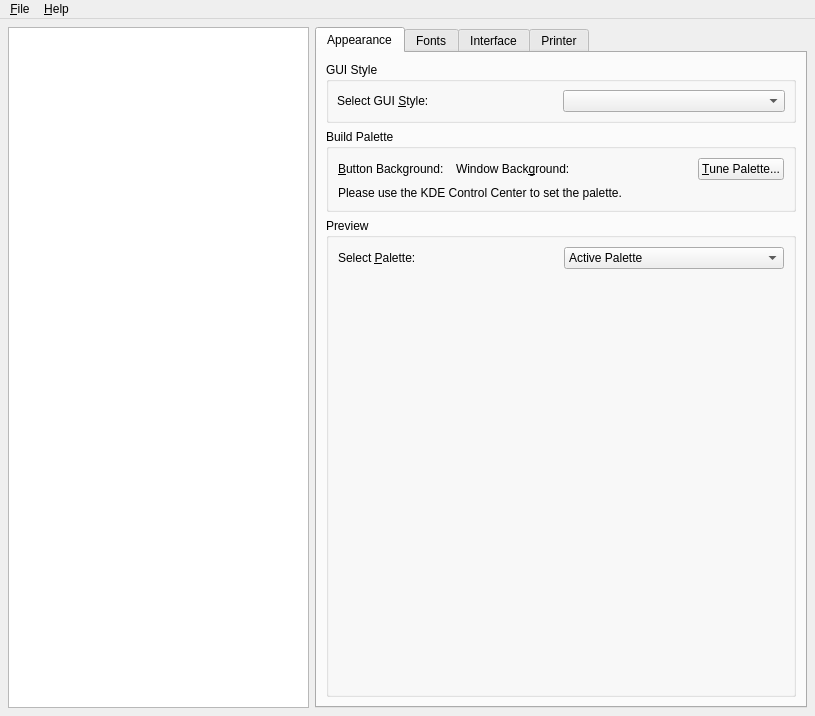
<?xml version="1.0" encoding="UTF-8"?>
<ui version="4.0">
 <comment>*********************************************************************
**
** Copyright (C) 2013 Digia Plc and/or its subsidiary(-ies).
** Contact: http://www.qt-project.org/legal
**
** This file is part of the tools applications of the Qt Toolkit.
**
** $QT_BEGIN_LICENSE:LGPL$
** Commercial License Usage
** Licensees holding valid commercial Qt licenses may use this file in
** accordance with the commercial license agreement provided with the
** Software or, alternatively, in accordance with the terms contained in
** a written agreement between you and Digia.  For licensing terms and
** conditions see http://qt.digia.com/licensing.  For further information
** use the contact form at http://qt.digia.com/contact-us.
**
** GNU Lesser General Public License Usage
** Alternatively, this file may be used under the terms of the GNU Lesser
** General Public License version 2.1 as published by the Free Software
** Foundation and appearing in the file LICENSE.LGPL included in the
** packaging of this file.  Please review the following information to
** ensure the GNU Lesser General Public License version 2.1 requirements
** will be met: http://www.gnu.org/licenses/old-licenses/lgpl-2.1.html.
**
** In addition, as a special exception, Digia gives you certain additional
** rights.  These rights are described in the Digia Qt LGPL Exception
** version 1.1, included in the file LGPL_EXCEPTION.txt in this package.
**
** GNU General Public License Usage
** Alternatively, this file may be used under the terms of the GNU
** General Public License version 3.0 as published by the Free Software
** Foundation and appearing in the file LICENSE.GPL included in the
** packaging of this file.  Please review the following information to
** ensure the GNU General Public License version 3.0 requirements will be
** met: http://www.gnu.org/copyleft/gpl.html.
**
**
** $QT_END_LICENSE$
**
*********************************************************************</comment>
 <class>MainWindow</class>
 <widget class="QMainWindow" name="MainWindow">
  <property name="geometry">
   <rect>
    <x>0</x>
    <y>0</y>
    <width>815</width>
    <height>716</height>
   </rect>
  </property>
  <property name="windowTitle">
   <string>Qt Configuration</string>
  </property>
  <widget class="QWidget" name="widget">
   <layout class="QGridLayout" name="gridLayout">
    <property name="margin">
     <number>8</number>
    </property>
    <item row="0" column="0">
     <widget class="QTextEdit" name="helpView">
      <property name="minimumSize">
       <size>
        <width>200</width>
        <height>0</height>
       </size>
      </property>
      <property name="readOnly">
       <bool>true</bool>
      </property>
     </widget>
    </item>
    <item row="0" column="1">
     <widget class="QTabWidget" name="mainTabWidget">
      <property name="currentIndex">
       <number>0</number>
      </property>
      <widget class="QWidget" name="appearanceTab">
       <attribute name="title">
        <string>Appearance</string>
       </attribute>
       <layout class="QGridLayout" name="gridLayout_5">
        <item row="0" column="0">
         <widget class="QGroupBox" name="guiStyleGroup">
          <property name="sizePolicy">
           <sizepolicy hsizetype="Minimum" vsizetype="Preferred">
            <horstretch>0</horstretch>
            <verstretch>0</verstretch>
           </sizepolicy>
          </property>
          <property name="minimumSize">
           <size>
            <width>0</width>
            <height>0</height>
           </size>
          </property>
          <property name="title">
           <string>GUI Style</string>
          </property>
          <layout class="QHBoxLayout">
           <property name="spacing">
            <number>4</number>
           </property>
           <property name="margin">
            <number>8</number>
           </property>
           <item>
            <widget class="QLabel" name="guiStyleLabel">
             <property name="minimumSize">
              <size>
               <width>0</width>
               <height>0</height>
              </size>
             </property>
             <property name="text">
              <string>Select GUI &amp;Style:</string>
             </property>
             <property name="buddy">
              <cstring>guiStyleCombo</cstring>
             </property>
            </widget>
           </item>
           <item>
            <widget class="QComboBox" name="guiStyleCombo"/>
           </item>
          </layout>
         </widget>
        </item>
        <item row="3" column="0">
         <widget class="QGroupBox" name="previewGroup">
          <property name="sizePolicy">
           <sizepolicy hsizetype="Preferred" vsizetype="Expanding">
            <horstretch>0</horstretch>
            <verstretch>0</verstretch>
           </sizepolicy>
          </property>
          <property name="title">
           <string>Preview</string>
          </property>
          <layout class="QGridLayout" name="gridLayout_4">
           <item row="0" column="0">
            <widget class="QLabel" name="paletteLabel">
             <property name="text">
              <string>Select &amp;Palette:</string>
             </property>
             <property name="buddy">
              <cstring>paletteCombo</cstring>
             </property>
            </widget>
           </item>
           <item row="0" column="1">
            <widget class="QComboBox" name="paletteCombo">
             <item>
              <property name="text">
               <string>Active Palette</string>
              </property>
             </item>
             <item>
              <property name="text">
               <string>Inactive Palette</string>
              </property>
             </item>
             <item>
              <property name="text">
               <string>Disabled Palette</string>
              </property>
             </item>
            </widget>
           </item>
           <item row="1" column="0" colspan="2">
            <widget class="PreviewFrame" name="previewFrame" native="true">
             <property name="sizePolicy">
              <sizepolicy hsizetype="Expanding" vsizetype="Expanding">
               <horstretch>0</horstretch>
               <verstretch>0</verstretch>
              </sizepolicy>
             </property>
             <property name="minimumSize">
              <size>
               <width>410</width>
               <height>260</height>
              </size>
             </property>
            </widget>
           </item>
          </layout>
         </widget>
        </item>
        <item row="1" column="0">
         <widget class="QGroupBox" name="buildPaletteGroup">
          <property name="sizePolicy">
           <sizepolicy hsizetype="Preferred" vsizetype="Maximum">
            <horstretch>0</horstretch>
            <verstretch>0</verstretch>
           </sizepolicy>
          </property>
          <property name="minimumSize">
           <size>
            <width>400</width>
            <height>0</height>
           </size>
          </property>
          <property name="title">
           <string>Build Palette</string>
          </property>
          <layout class="QVBoxLayout" name="verticalLayout_2">
           <item>
            <widget class="QWidget" name="colorConfig" native="true">
             <layout class="QHBoxLayout" name="horizontalLayout_2">
              <property name="margin">
               <number>0</number>
              </property>
              <item>
               <widget class="QLabel" name="labelMainColor">
                <property name="text">
                 <string>&amp;Button Background:</string>
                </property>
                <property name="buddy">
                 <cstring>buttonMainColor</cstring>
                </property>
               </widget>
              </item>
              <item>
               <widget class="ColorButton" name="buttonMainColor" native="true"/>
              </item>
              <item>
               <widget class="QLabel" name="labelWindowColor">
                <property name="sizePolicy">
                 <sizepolicy hsizetype="Minimum" vsizetype="Minimum">
                  <horstretch>0</horstretch>
                  <verstretch>0</verstretch>
                 </sizepolicy>
                </property>
                <property name="minimumSize">
                 <size>
                  <width>50</width>
                  <height>0</height>
                 </size>
                </property>
                <property name="lineWidth">
                 <number>1</number>
                </property>
                <property name="midLineWidth">
                 <number>0</number>
                </property>
                <property name="text">
                 <string>Window Back&amp;ground:</string>
                </property>
                <property name="alignment">
                 <set>Qt::AlignVCenter</set>
                </property>
                <property name="margin">
                 <number>0</number>
                </property>
                <property name="buddy">
                 <cstring>buttonWindowColor</cstring>
                </property>
               </widget>
              </item>
              <item>
               <widget class="ColorButton" name="buttonWindowColor" native="true"/>
              </item>
              <item>
               <spacer name="spacer">
                <property name="orientation">
                 <enum>Qt::Horizontal</enum>
                </property>
                <property name="sizeType">
                 <enum>QSizePolicy::Expanding</enum>
                </property>
                <property name="sizeHint" stdset="0">
                 <size>
                  <width>70</width>
                  <height>20</height>
                 </size>
                </property>
               </spacer>
              </item>
              <item>
               <widget class="QPushButton" name="tunePaletteButton">
                <property name="text">
                 <string>&amp;Tune Palette...</string>
                </property>
               </widget>
              </item>
             </layout>
            </widget>
           </item>
           <item>
            <widget class="QLabel" name="kdeNoteLabel">
             <property name="text">
              <string>Please use the KDE Control Center to set the palette.</string>
             </property>
            </widget>
           </item>
          </layout>
         </widget>
        </item>
       </layout>
      </widget>
      <widget class="QWidget" name="fontsTab">
       <attribute name="title">
        <string>Fonts</string>
       </attribute>
       <layout class="QVBoxLayout">
        <item>
         <widget class="QGroupBox" name="defaultFontGroup">
          <property name="title">
           <string>Default Font</string>
          </property>
          <layout class="QGridLayout">
           <property name="margin">
            <number>8</number>
           </property>
           <property name="spacing">
            <number>4</number>
           </property>
           <item row="1" column="1">
            <widget class="QComboBox" name="fontStyleCombo">
             <property name="autoCompletion">
              <bool>true</bool>
             </property>
             <property name="duplicatesEnabled">
              <bool>false</bool>
             </property>
            </widget>
           </item>
           <item row="0" column="1">
            <widget class="QComboBox" name="fontFamilyCombo">
             <property name="autoCompletion">
              <bool>true</bool>
             </property>
             <property name="duplicatesEnabled">
              <bool>false</bool>
             </property>
            </widget>
           </item>
           <item row="2" column="1">
            <widget class="QComboBox" name="pointSizeCombo">
             <property name="editable">
              <bool>true</bool>
             </property>
             <property name="autoCompletion">
              <bool>true</bool>
             </property>
             <property name="duplicatesEnabled">
              <bool>false</bool>
             </property>
            </widget>
           </item>
           <item row="1" column="0">
            <widget class="QLabel" name="fontStyleLabel">
             <property name="text">
              <string>&amp;Style:</string>
             </property>
             <property name="buddy">
              <cstring>fontStyleCombo</cstring>
             </property>
            </widget>
           </item>
           <item row="2" column="0">
            <widget class="QLabel" name="pointSizeLabel">
             <property name="text">
              <string>&amp;Point Size:</string>
             </property>
             <property name="buddy">
              <cstring>pointSizeCombo</cstring>
             </property>
            </widget>
           </item>
           <item row="0" column="0">
            <widget class="QLabel" name="fontFamilyLabel">
             <property name="text">
              <string>F&amp;amily:</string>
             </property>
             <property name="buddy">
              <cstring>fontFamilyCombo</cstring>
             </property>
            </widget>
           </item>
           <item row="3" column="0" colspan="2">
            <widget class="QLineEdit" name="sampleLineEdit">
             <property name="text">
              <string>Sample Text</string>
             </property>
             <property name="alignment">
              <set>Qt::AlignHCenter</set>
             </property>
            </widget>
           </item>
          </layout>
         </widget>
        </item>
        <item>
         <widget class="QGroupBox" name="fontSubstitutionGroup">
          <property name="title">
           <string>Font Substitution</string>
          </property>
          <layout class="QVBoxLayout">
           <property name="spacing">
            <number>4</number>
           </property>
           <property name="margin">
            <number>8</number>
           </property>
           <item>
            <layout class="QHBoxLayout">
             <property name="spacing">
              <number>4</number>
             </property>
             <property name="margin">
              <number>0</number>
             </property>
             <item>
              <widget class="QLabel" name="familySubstitutionLabel">
               <property name="text">
                <string>S&amp;elect or Enter a Family:</string>
               </property>
               <property name="buddy">
                <cstring>familySubstitutionCombo</cstring>
               </property>
              </widget>
             </item>
             <item>
              <widget class="QComboBox" name="familySubstitutionCombo">
               <property name="editable">
                <bool>true</bool>
               </property>
               <property name="autoCompletion">
                <bool>true</bool>
               </property>
               <property name="duplicatesEnabled">
                <bool>false</bool>
               </property>
              </widget>
             </item>
            </layout>
           </item>
           <item>
            <widget class="Line" name="Line1">
             <property name="frameShape">
              <enum>QFrame::HLine</enum>
             </property>
             <property name="frameShadow">
              <enum>QFrame::Sunken</enum>
             </property>
             <property name="orientation">
              <enum>Qt::Horizontal</enum>
             </property>
            </widget>
           </item>
           <item>
            <widget class="QLabel" name="substitutionsLabel">
             <property name="text">
              <string>Current Substitutions:</string>
             </property>
            </widget>
           </item>
           <item>
            <widget class="QListWidget" name="substitutionsListBox"/>
           </item>
           <item>
            <layout class="QHBoxLayout">
             <property name="spacing">
              <number>4</number>
             </property>
             <property name="margin">
              <number>0</number>
             </property>
             <item>
              <widget class="QPushButton" name="upSubstitutionButton">
               <property name="text">
                <string>Up</string>
               </property>
              </widget>
             </item>
             <item>
              <widget class="QPushButton" name="downSubstitutionButton">
               <property name="text">
                <string>Down</string>
               </property>
              </widget>
             </item>
             <item>
              <widget class="QPushButton" name="removeSubstitutionButton">
               <property name="text">
                <string>Remove</string>
               </property>
              </widget>
             </item>
            </layout>
           </item>
           <item>
            <widget class="Line" name="Line2">
             <property name="frameShape">
              <enum>QFrame::HLine</enum>
             </property>
             <property name="frameShadow">
              <enum>QFrame::Sunken</enum>
             </property>
             <property name="orientation">
              <enum>Qt::Horizontal</enum>
             </property>
            </widget>
           </item>
           <item>
            <layout class="QHBoxLayout">
             <property name="spacing">
              <number>4</number>
             </property>
             <property name="margin">
              <number>0</number>
             </property>
             <item>
              <widget class="QLabel" name="chooseSubstitutionLabel">
               <property name="text">
                <string>Select s&amp;ubstitute Family:</string>
               </property>
               <property name="buddy">
                <cstring>chooseSubstitutionCombo</cstring>
               </property>
              </widget>
             </item>
             <item>
              <widget class="QComboBox" name="chooseSubstitutionCombo">
               <property name="autoCompletion">
                <bool>true</bool>
               </property>
               <property name="duplicatesEnabled">
                <bool>false</bool>
               </property>
              </widget>
             </item>
             <item>
              <widget class="QPushButton" name="addSubstitutionButton">
               <property name="text">
                <string>Add</string>
               </property>
              </widget>
             </item>
            </layout>
           </item>
          </layout>
         </widget>
        </item>
       </layout>
      </widget>
      <widget class="QWidget" name="interfaceTab">
       <attribute name="title">
        <string>Interface</string>
       </attribute>
       <layout class="QVBoxLayout">
        <item>
         <widget class="QGroupBox" name="feelSettingsGroup">
          <property name="title">
           <string>Feel Settings</string>
          </property>
          <layout class="QGridLayout">
           <property name="margin">
            <number>8</number>
           </property>
           <property name="spacing">
            <number>4</number>
           </property>
           <item row="0" column="1">
            <widget class="QSpinBox" name="doubleClickIntervalSpinBox">
             <property name="suffix">
              <string> ms</string>
             </property>
             <property name="minimum">
              <number>10</number>
             </property>
             <property name="maximum">
              <number>10000</number>
             </property>
            </widget>
           </item>
           <item row="0" column="0">
            <widget class="QLabel" name="doubleClickIntervalLabel">
             <property name="text">
              <string>&amp;Double Click Interval:</string>
             </property>
             <property name="buddy">
              <cstring>doubleClickIntervalSpinBox</cstring>
             </property>
            </widget>
           </item>
           <item row="1" column="1">
            <widget class="QSpinBox" name="cursorFlashTimeSpinBox">
             <property name="specialValueText">
              <string>No blinking</string>
             </property>
             <property name="suffix">
              <string> ms</string>
             </property>
             <property name="minimum">
              <number>9</number>
             </property>
             <property name="maximum">
              <number>10000</number>
             </property>
            </widget>
           </item>
           <item row="1" column="0">
            <widget class="QLabel" name="cursorFlashTimeLabel">
             <property name="text">
              <string>&amp;Cursor Flash Time:</string>
             </property>
             <property name="buddy">
              <cstring>cursorFlashTimeSpinBox</cstring>
             </property>
            </widget>
           </item>
           <item row="2" column="1">
            <widget class="QSpinBox" name="wheelScrollLinesSpinBox">
             <property name="suffix">
              <string> lines</string>
             </property>
             <property name="minimum">
              <number>1</number>
             </property>
             <property name="maximum">
              <number>20</number>
             </property>
            </widget>
           </item>
           <item row="2" column="0">
            <widget class="QLabel" name="wheelScrollLinesLabel">
             <property name="text">
              <string>Wheel &amp;Scroll Lines:</string>
             </property>
             <property name="buddy">
              <cstring>wheelScrollLinesSpinBox</cstring>
             </property>
            </widget>
           </item>
           <item row="3" column="0" colspan="2">
            <widget class="QCheckBox" name="resolveLinksCheckBox">
             <property name="text">
              <string>Resolve symlinks in URLs</string>
             </property>
            </widget>
           </item>
          </layout>
         </widget>
        </item>
        <item>
         <widget class="QGroupBox" name="guiEffectsGroup">
          <property name="title">
           <string>GUI Effects</string>
          </property>
          <layout class="QVBoxLayout">
           <property name="spacing">
            <number>4</number>
           </property>
           <property name="margin">
            <number>8</number>
           </property>
           <item>
            <widget class="QCheckBox" name="effectsCheckBox">
             <property name="text">
              <string>&amp;Enable</string>
             </property>
             <property name="shortcut">
              <string>Alt+E</string>
             </property>
            </widget>
           </item>
           <item>
            <widget class="QFrame" name="effectsFrame">
             <layout class="QGridLayout">
              <property name="spacing">
               <number>4</number>
              </property>
              <item row="0" column="0">
               <widget class="QLabel" name="menuEffectLabel">
                <property name="text">
                 <string>&amp;Menu Effect:</string>
                </property>
                <property name="buddy">
                 <cstring>menuEffectCombo</cstring>
                </property>
               </widget>
              </item>
              <item row="1" column="0">
               <widget class="QLabel" name="comboEffectLabel">
                <property name="text">
                 <string>C&amp;omboBox Effect:</string>
                </property>
                <property name="buddy">
                 <cstring>comboEffectCombo</cstring>
                </property>
               </widget>
              </item>
              <item row="2" column="0">
               <widget class="QLabel" name="toolTipEffectLabel">
                <property name="text">
                 <string>&amp;ToolTip Effect:</string>
                </property>
                <property name="buddy">
                 <cstring>toolTipEffectCombo</cstring>
                </property>
               </widget>
              </item>
              <item row="3" column="0">
               <widget class="QLabel" name="toolBoxEffectLabel">
                <property name="text">
                 <string>Tool&amp;Box Effect:</string>
                </property>
                <property name="buddy">
                 <cstring>toolBoxEffectCombo</cstring>
                </property>
               </widget>
              </item>
              <item row="0" column="1">
               <widget class="QComboBox" name="menuEffectCombo">
                <property name="currentIndex">
                 <number>0</number>
                </property>
                <property name="autoCompletion">
                 <bool>true</bool>
                </property>
                <item>
                 <property name="text">
                  <string>Disable</string>
                 </property>
                </item>
                <item>
                 <property name="text">
                  <string>Animate</string>
                 </property>
                </item>
                <item>
                 <property name="text">
                  <string>Fade</string>
                 </property>
                </item>
               </widget>
              </item>
              <item row="1" column="1">
               <widget class="QComboBox" name="comboEffectCombo">
                <item>
                 <property name="text">
                  <string>Disable</string>
                 </property>
                </item>
                <item>
                 <property name="text">
                  <string>Animate</string>
                 </property>
                </item>
               </widget>
              </item>
              <item row="2" column="1">
               <widget class="QComboBox" name="toolTipEffectCombo">
                <item>
                 <property name="text">
                  <string>Disable</string>
                 </property>
                </item>
                <item>
                 <property name="text">
                  <string>Animate</string>
                 </property>
                </item>
                <item>
                 <property name="text">
                  <string>Fade</string>
                 </property>
                </item>
               </widget>
              </item>
              <item row="3" column="1">
               <widget class="QComboBox" name="toolBoxEffectCombo">
                <item>
                 <property name="text">
                  <string>Disable</string>
                 </property>
                </item>
                <item>
                 <property name="text">
                  <string>Animate</string>
                 </property>
                </item>
               </widget>
              </item>
             </layout>
            </widget>
           </item>
          </layout>
         </widget>
        </item>
        <item>
         <widget class="QGroupBox" name="globalStrutGroup">
          <property name="title">
           <string>Global Strut</string>
          </property>
          <layout class="QGridLayout">
           <property name="margin">
            <number>8</number>
           </property>
           <property name="spacing">
            <number>4</number>
           </property>
           <item row="0" column="0">
            <widget class="QLabel" name="strutWidthLabel">
             <property name="text">
              <string>Minimum &amp;Width:</string>
             </property>
             <property name="buddy">
              <cstring>strutWidthSpinBox</cstring>
             </property>
            </widget>
           </item>
           <item row="1" column="0">
            <widget class="QLabel" name="strutHeightLabel">
             <property name="text">
              <string>Minimum Hei&amp;ght:</string>
             </property>
             <property name="buddy">
              <cstring>strutHeightSpinBox</cstring>
             </property>
            </widget>
           </item>
           <item row="0" column="1">
            <widget class="QSpinBox" name="strutWidthSpinBox">
             <property name="suffix">
              <string> pixels</string>
             </property>
             <property name="maximum">
              <number>1000</number>
             </property>
            </widget>
           </item>
           <item row="1" column="1">
            <widget class="QSpinBox" name="strutHeightSpinBox">
             <property name="suffix">
              <string> pixels</string>
             </property>
             <property name="maximum">
              <number>1000</number>
             </property>
            </widget>
           </item>
          </layout>
         </widget>
        </item>
        <item>
         <widget class="QCheckBox" name="rtlExtensionsCheckBox">
          <property name="text">
           <string>Enhanced support for languages written right-to-left</string>
          </property>
         </widget>
        </item>
        <item>
         <widget class="QLabel" name="inputStyleLabel">
          <property name="text">
           <string>XIM Input Style:</string>
          </property>
         </widget>
        </item>
        <item>
         <widget class="QComboBox" name="inputStyleCombo">
          <property name="currentIndex">
           <number>0</number>
          </property>
          <item>
           <property name="text">
            <string>On The Spot</string>
           </property>
          </item>
          <item>
           <property name="text">
            <string>Over The Spot</string>
           </property>
          </item>
          <item>
           <property name="text">
            <string>Off The Spot</string>
           </property>
          </item>
          <item>
           <property name="text">
            <string>Root</string>
           </property>
          </item>
         </widget>
        </item>
        <item>
         <widget class="QLabel" name="inputMethodLabel">
          <property name="text">
           <string>Default Input Method:</string>
          </property>
         </widget>
        </item>
        <item>
         <widget class="QComboBox" name="inputMethodCombo">
          <property name="currentIndex">
           <number>-1</number>
          </property>
         </widget>
        </item>
        <item>
         <spacer>
          <property name="orientation">
           <enum>Qt::Vertical</enum>
          </property>
          <property name="sizeType">
           <enum>QSizePolicy::Expanding</enum>
          </property>
          <property name="sizeHint" stdset="0">
           <size>
            <width>20</width>
            <height>40</height>
           </size>
          </property>
         </spacer>
        </item>
       </layout>
      </widget>
      <widget class="QWidget" name="printerTab">
       <attribute name="title">
        <string>Printer</string>
       </attribute>
       <layout class="QVBoxLayout">
        <item>
         <widget class="QCheckBox" name="fontEmbeddingCheckBox">
          <property name="text">
           <string>Enable Font embedding</string>
          </property>
          <property name="checked">
           <bool>true</bool>
          </property>
         </widget>
        </item>
        <item>
         <widget class="QGroupBox" name="fontPathsGroup">
          <property name="sizePolicy">
           <sizepolicy hsizetype="Preferred" vsizetype="Expanding">
            <horstretch>0</horstretch>
            <verstretch>0</verstretch>
           </sizepolicy>
          </property>
          <property name="title">
           <string>Font Paths</string>
          </property>
          <layout class="QVBoxLayout">
           <property name="spacing">
            <number>4</number>
           </property>
           <property name="margin">
            <number>8</number>
           </property>
           <item>
            <layout class="QGridLayout">
             <property name="margin">
              <number>0</number>
             </property>
             <property name="spacing">
              <number>4</number>
             </property>
             <item row="1" column="0">
              <widget class="QPushButton" name="upFontpathButton">
               <property name="text">
                <string>Up</string>
               </property>
              </widget>
             </item>
             <item row="1" column="2">
              <widget class="QPushButton" name="removeFontpathButton">
               <property name="text">
                <string>Remove</string>
               </property>
              </widget>
             </item>
             <item row="1" column="1">
              <widget class="QPushButton" name="downFontpathButton">
               <property name="text">
                <string>Down</string>
               </property>
              </widget>
             </item>
             <item row="0" column="0" colspan="3">
              <widget class="QListWidget" name="fontpathListBox"/>
             </item>
            </layout>
           </item>
           <item>
            <layout class="QGridLayout">
             <property name="margin">
              <number>0</number>
             </property>
             <property name="spacing">
              <number>4</number>
             </property>
             <item row="2" column="0">
              <spacer>
               <property name="orientation">
                <enum>Qt::Horizontal</enum>
               </property>
               <property name="sizeType">
                <enum>QSizePolicy::Minimum</enum>
               </property>
               <property name="sizeHint" stdset="0">
                <size>
                 <width>20</width>
                 <height>20</height>
                </size>
               </property>
              </spacer>
             </item>
             <item row="2" column="2">
              <widget class="QPushButton" name="addFontPathButton">
               <property name="text">
                <string>Add</string>
               </property>
              </widget>
             </item>
             <item row="2" column="1">
              <widget class="QPushButton" name="browseFontPathButton">
               <property name="text">
                <string>Browse...</string>
               </property>
              </widget>
             </item>
             <item row="0" column="0" colspan="3">
              <widget class="QLabel" name="browseFontPathLabel">
               <property name="text">
                <string>Press the &lt;b&gt;Browse&lt;/b&gt; button or enter a directory and press Enter to add them to the list.</string>
               </property>
              </widget>
             </item>
             <item row="1" column="0" colspan="3">
              <widget class="QLineEdit" name="fontPathLineEdit"/>
             </item>
            </layout>
           </item>
          </layout>
         </widget>
        </item>
       </layout>
      </widget>
     </widget>
    </item>
   </layout>
  </widget>
  <widget class="QMenuBar" name="mainMenu">
   <property name="geometry">
    <rect>
     <x>0</x>
     <y>0</y>
     <width>815</width>
     <height>19</height>
    </rect>
   </property>
   <widget class="QMenu" name="fileMenu">
    <property name="geometry">
     <rect>
      <x>203</x>
      <y>114</y>
      <width>161</width>
      <height>110</height>
     </rect>
    </property>
    <property name="title">
     <string>&amp;File</string>
    </property>
    <addaction name="fileSaveAction"/>
    <addaction name="separator"/>
    <addaction name="fileExitAction"/>
   </widget>
   <widget class="QMenu" name="saveMenu">
    <property name="geometry">
     <rect>
      <x>543</x>
      <y>98</y>
      <width>161</width>
      <height>106</height>
     </rect>
    </property>
    <property name="title">
     <string>&amp;Help</string>
    </property>
    <addaction name="helpAboutAction"/>
    <addaction name="helpAboutQtAction"/>
   </widget>
   <addaction name="fileMenu"/>
   <addaction name="separator"/>
   <addaction name="saveMenu"/>
  </widget>
  <action name="fileSaveAction">
   <property name="text">
    <string>&amp;Save</string>
   </property>
   <property name="iconText">
    <string>Save</string>
   </property>
   <property name="shortcut">
    <string>Ctrl+S</string>
   </property>
  </action>
  <action name="fileExitAction">
   <property name="text">
    <string>E&amp;xit</string>
   </property>
   <property name="iconText">
    <string>Exit</string>
   </property>
   <property name="shortcut">
    <string>Ctrl+Q</string>
   </property>
  </action>
  <action name="helpAboutAction">
   <property name="text">
    <string>&amp;About</string>
   </property>
   <property name="iconText">
    <string>About</string>
   </property>
   <property name="shortcut">
    <string/>
   </property>
  </action>
  <action name="helpAboutQtAction">
   <property name="text">
    <string>About &amp;Qt</string>
   </property>
   <property name="iconText">
    <string>About Qt</string>
   </property>
  </action>
 </widget>
 <customwidgets>
  <customwidget>
   <class>ColorButton</class>
   <extends></extends>
   <header>colorbutton.h</header>
  </customwidget>
  <customwidget>
   <class>PreviewFrame</class>
   <extends></extends>
   <header>previewframe.h</header>
  </customwidget>
 </customwidgets>
 <tabstops>
  <tabstop>helpView</tabstop>
  <tabstop>mainTabWidget</tabstop>
  <tabstop>guiStyleCombo</tabstop>
  <tabstop>tunePaletteButton</tabstop>
  <tabstop>paletteCombo</tabstop>
  <tabstop>fontFamilyCombo</tabstop>
  <tabstop>fontStyleCombo</tabstop>
  <tabstop>pointSizeCombo</tabstop>
  <tabstop>sampleLineEdit</tabstop>
  <tabstop>familySubstitutionCombo</tabstop>
  <tabstop>substitutionsListBox</tabstop>
  <tabstop>upSubstitutionButton</tabstop>
  <tabstop>downSubstitutionButton</tabstop>
  <tabstop>removeSubstitutionButton</tabstop>
  <tabstop>chooseSubstitutionCombo</tabstop>
  <tabstop>addSubstitutionButton</tabstop>
  <tabstop>doubleClickIntervalSpinBox</tabstop>
  <tabstop>cursorFlashTimeSpinBox</tabstop>
  <tabstop>wheelScrollLinesSpinBox</tabstop>
  <tabstop>resolveLinksCheckBox</tabstop>
  <tabstop>effectsCheckBox</tabstop>
  <tabstop>menuEffectCombo</tabstop>
  <tabstop>comboEffectCombo</tabstop>
  <tabstop>toolTipEffectCombo</tabstop>
  <tabstop>toolBoxEffectCombo</tabstop>
  <tabstop>strutWidthSpinBox</tabstop>
  <tabstop>strutHeightSpinBox</tabstop>
  <tabstop>rtlExtensionsCheckBox</tabstop>
  <tabstop>inputStyleCombo</tabstop>
  <tabstop>inputMethodCombo</tabstop>
  <tabstop>fontEmbeddingCheckBox</tabstop>
  <tabstop>fontpathListBox</tabstop>
  <tabstop>upFontpathButton</tabstop>
  <tabstop>downFontpathButton</tabstop>
  <tabstop>removeFontpathButton</tabstop>
  <tabstop>fontPathLineEdit</tabstop>
  <tabstop>browseFontPathButton</tabstop>
  <tabstop>addFontPathButton</tabstop>
 </tabstops>
 <resources/>
 <connections>
  <connection>
   <sender>effectsCheckBox</sender>
   <signal>toggled(bool)</signal>
   <receiver>effectsFrame</receiver>
   <slot>setEnabled(bool)</slot>
   <hints>
    <hint type="sourcelabel">
     <x>417</x>
     <y>257</y>
    </hint>
    <hint type="destinationlabel">
     <x>578</x>
     <y>379</y>
    </hint>
   </hints>
  </connection>
  <connection>
   <sender>fontEmbeddingCheckBox</sender>
   <signal>toggled(bool)</signal>
   <receiver>fontPathsGroup</receiver>
   <slot>setEnabled(bool)</slot>
   <hints>
    <hint type="sourcelabel">
     <x>449</x>
     <y>69</y>
    </hint>
    <hint type="destinationlabel">
     <x>447</x>
     <y>94</y>
    </hint>
   </hints>
  </connection>
 </connections>
</ui>
